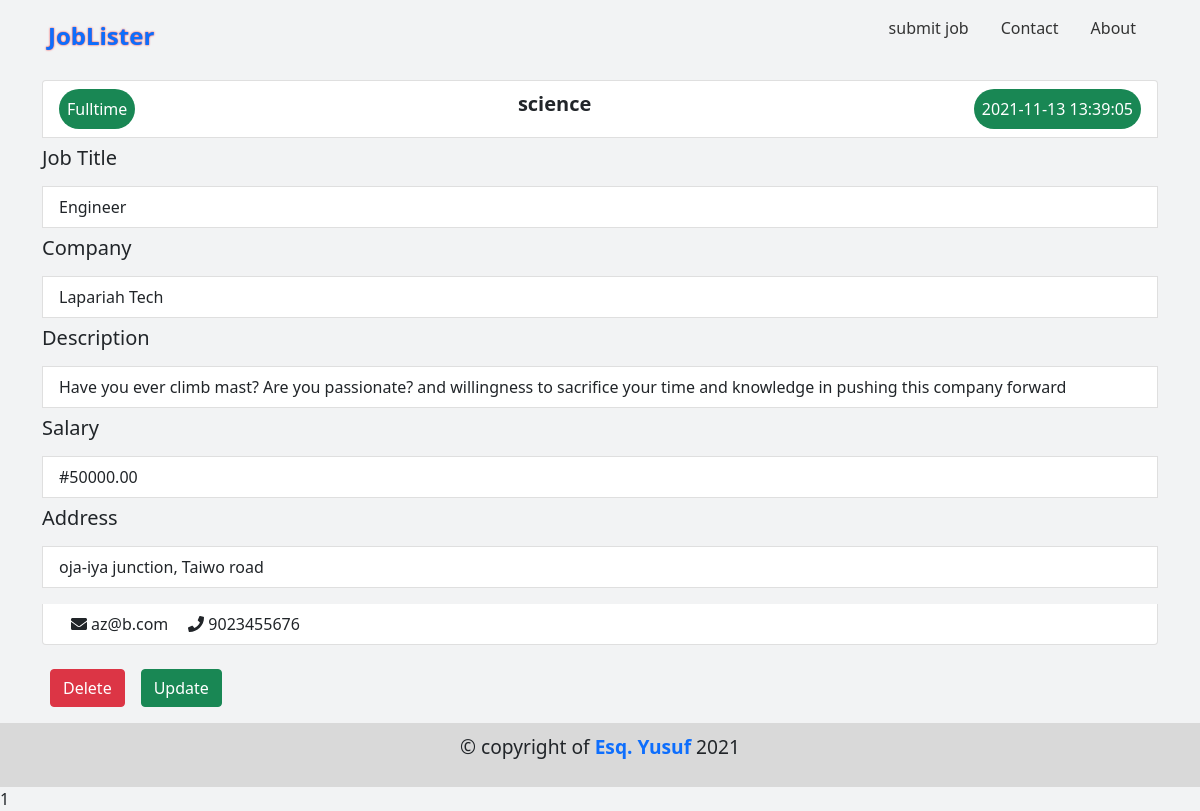
/jobdet.php?id=14, run on the app's committed database.
### tables this page shows
CREATE TABLE `jobs` (
  `id` int(10) UNSIGNED NOT NULL,
  `jobTitle` varchar(100) NOT NULL,
  `company` varchar(100) NOT NULL,
  `Location` varchar(100) NOT NULL,
  `salary` decimal(10,2) NOT NULL,
  `JobDesc` varchar(255) NOT NULL,
  `Address` varchar(255) NOT NULL,
  `phone` decimal(20,0) NOT NULL,
  `Email` varchar(100) NOT NULL,
  `Info` varchar(255) NOT NULL,
  `datePosted` datetime NOT NULL DEFAULT current_timestamp(),
  `cat_id` int(50) NOT NULL,
  `jobtype_id` int(10) UNSIGNED NOT NULL
);

CREATE TABLE `jobtype` (
  `id` int(10) UNSIGNED NOT NULL,
  `jobtype` varchar(50) NOT NULL
);

CREATE TABLE `categories` (
  `id` int(10) UNSIGNED NOT NULL,
  `name` varchar(100) NOT NULL
);

### config/init.php (called while the page is built, shortened)
<?php
function autoLoader($className){
    return include "lib/" . $className . ".php";
}
?>

### lib/Template.php (called while the page is built, shortened)
<?php
  class Template{
    protected $temp;
    public function __construct($temp){
        $this->temp = $temp;
    }
    public function __toString(){
        return include basename($this->temp);
    }
 }
?>

### lib/Database.php (called while the page is built, shortened)
<?php
class Database{
    private $host = DB_HOST;
    private $user = DB_USER;
    private $db_name = DB_NAME;
    private $pwd = DB_PASS;
    private $dbh;
    private $stmt;
    public function __construct(){
        $dsn = "mysql:host=" .$this->host. ";dbname=" .$this->db_name;
        $options = array(
            PDO::ATTR_PERSISTENT => true,
            PDO::ATTR_ERRMODE => PDO::ERRMODE_EXCEPTION,
            PDO::ATTR_DEFAULT_FETCH_MODE => PDO::FETCH_OBJ
        );
        try {
            $this->dbh = new PDO($dsn, $this->user, $this->pwd, $options);
        } catch (PDOException $e) {
            $this->error = $e->getMessage();
        }
    }
    public function query($query){
      $this->stmt =  $this->dbh->prepare($query);
    }
    public function bind($param, $val, $type = null){
        if(is_null($type)){
            switch(true){
                default:
                $type = PDO::PARAM_STR;
                break;
            }
        }
        return $this->stmt->bindValue($param, $val, $type);
    }
    public function execute(){
        return $this->stmt->execute();
      }
      public function fetchSingle(){
        $this->execute();
        return $this->stmt->fetch();
      }
}
?>

### lib/Job.php (called while the page is built, shortened)
<?php
class Job{
    public $db;
    public function __construct(){
        $this->db = new Database();
    }
    public function singleJob($id){
        $this->db->query("SELECT jobs.*, categories.name AS cname, jobtype.jobtype AS jobType
        FROM jobs
        INNER JOIN categories ON jobs.cat_id = categories.id
        INNER JOIN jobtype ON jobs.jobtype_id = jobtype.id
        WHERE jobs.id = :id
        ");
        $this->db->bind(":id", $id);
        return $this->db->fetchSingle();
}
}
?>

### temp/jobdet.php (the view)
<?php  require_once("inc/header.php"); ?>
<div class="container">
<section id="section">
<ul class="list-group">
            <div class=" list-group-item my-2 d-flex justify-content-between">
            <li class="bg-success text-white p-2" style="border-radius:3rem;"><?php echo $job->jobType; ?></li>
            <li class="lead fw-bold"><?php echo $job->cname; ?></li>
            <li class="bg-success text-white p-2" style="border-radius:3rem;" ><?php echo $job->datePosted; ?></li>
            </div>
            <h5>Job Title</h5> <li class="list-group-item my-2"><?php echo $job->jobTitle; ?></li>
            <h5>Company</h5> <li class="list-group-item my-2"><?php echo $job->company; ?></li>
            <h5>Description</h5>  <li class="list-group-item my-2"><?php echo $job->Info; ?></li>
            <h5>Salary</h5>  <li class="list-group-item my-2">#<?php echo $job->salary; ?></li>
            <h5>Address</h5> <li class="list-group-item my-2"><?php echo $job->Address; ?></li>
           <div class="d-flex list-group-item my-2">
           <li class="mx-2"><a class="text-dark" href="mailto:<?php echo $job->Email; ?>"><i class="fas fa-envelope mx-1"></i><?php echo $job->Email; ?></a></li>
           <li class="mx-2"><a class="text-dark" href="tel:<?php echo $job->phone; ?>"><i class="fas fa-phone mx-1"></i><?php echo $job->phone; ?></a></li>
        </div>
        </ul>
        <div class="d-flex my-3">
            <a href="deletejob.php?del_id=<?php echo $job->id; ?>" class="btn btn-md btn-danger mx-2">Delete</a>
            <a href="update.php?id=<?php echo $job->id; ?>" class="btn btn-md btn-success mx-2">Update</a>
        </div>
</section>
</div>
<?php  require_once("inc/footer.php"); ?>

### jobdet.php (shortened to what this page needs)
<?php
require_once "config/init.php";
$temp = new Template("temp/jobdet.php");
$job = new Job;
if(isset($_GET["id"])){
    $id = $_GET["id"];
    $temp->job = $job->singleJob($id);
}
echo $temp;
?>

### temp/inc/header.php (shortened to what this page needs)
<!DOCTYPE html>
<html lang="en">
<head>
    <link rel="stylesheet" href="./css/bootstrap.min.css"></link>
    <link rel="stylesheet" href="./css/style.css"></link>
</head>
</head>
<body>
<div class="container-fluid">
<header class="header">
    <div class="d-flex justify-content-between align-items-center">
        <div class="brandName">
            <a class="px-0 px-md-5" href="./">JobLister</a>
        </div>
        <div class="nav_links px-0 px-md-5">
            <ul class="d-flex align-items-center">
                <li><a class="p-1 p-md-3"  href="createjob.php">submit job</a></li>
                <li><a class="p-1 p-md-3" href="">Contact </a></li>
                <li><a class="p-1 p-md-3" href="">About </a></li>
            </ul>
        </div>
    </div>
</header>
</div>

### temp/inc/footer.php (shortened to what this page needs)
<footer class="footer">
    <p class="text-center">&copy; copyright of
        <a href="http://esquireyusuf.ml" class="fw-bold" target="_blank" rel="noopener noreferrer">Esq. Yusuf</a>
    </p>
</footer>
</body>
</html>

### css/style.css (style rules this page uses)
* { margin: 0; padding: 0; font-family: var(--poppin), "Arial"; }
.container-fluid { padding: 0!important; }
a { text-decoration: none!important; }
li { list-style-type: none!important; }
body { background-color: #f2f3f4!important; }
.header { padding: 1rem 0; }
.header .brandName a { font-size: 1.5rem; font-weight: bold; text-shadow: 0 0 2px rgba(255, 0, 0, 0.877); }
.header .nav_links ul li a { color: #333; font-size: 1rem; font-weight: 500; }
.footer { background-color: #d9d9d9; padding: .6rem; }
.footer p { font-size: 1.2rem; }

### data on the page
jobs: jobtype.jobtype "Fulltime", categories.name "science", datePosted "2021-11-13 13:39:05", jobTitle "Engineer", company "Lapariah Tech", Info "Have you ever climb mast? Are you passionate? and willingness to sacrifice your time and knowledge in pushing this company forward", salary "50000.00", Address "oja-iya junction, Taiwo road", Email "az@b.com", phone "9023455676"
